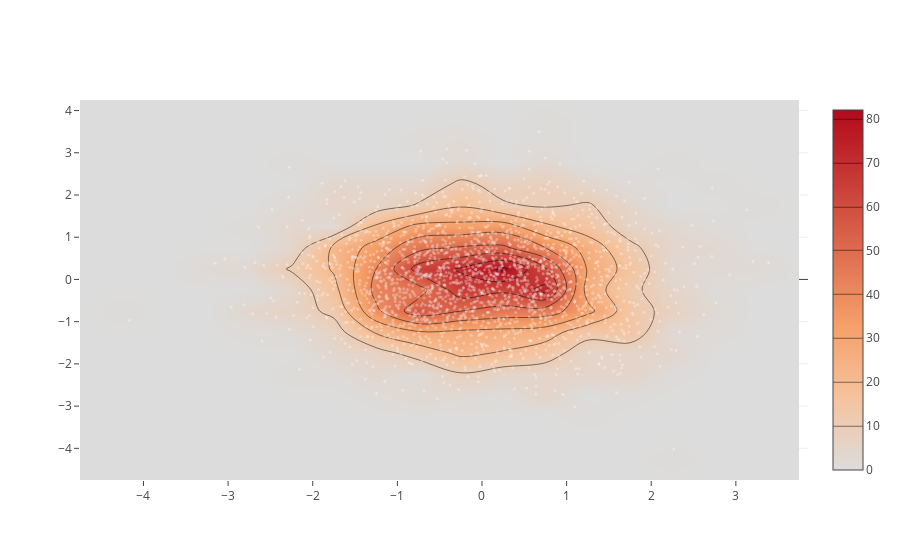

The cell this chart's notebook holds for it:
### Code cell
import plotly.graph_objs as go

import numpy as np

x = np.random.randn(2000)
y = np.random.randn(2000)
iplot([go.Histogram2dContour(x=x, y=y, contours=dict(coloring='heatmap')),
       go.Scatter(x=x, y=y, mode='markers', marker=dict(color='white', size=3, opacity=0.3))], show_link=False)

### Figure 1 — Plotly figure (JSON) as saved in the notebook; plotly's stock layout.template omitted (floating-point values rounded to 4 significant figures; data arrays with more than 128 entries replaced by an {"elided": "..."} marker saying what was removed)
{"data": [{"contours": {"coloring": "heatmap"}, "type": "histogram2dcontour", "uid": "0236bdcd-24cf-4b0c-ab82-444d113fc15f", "x": {"elided": "2000 float values"}, "y": {"elided": "2000 float values"}}, {"marker": {"color": "white", "opacity": 0.3, "size": 3}, "mode": "markers", "type": "scatter", "uid": "b6e32390-9fa2-40eb-9a3d-45dec84aab6c", "x": {"elided": "2000 float values"}, "y": {"elided": "2000 float values"}}], "layout": {}}
